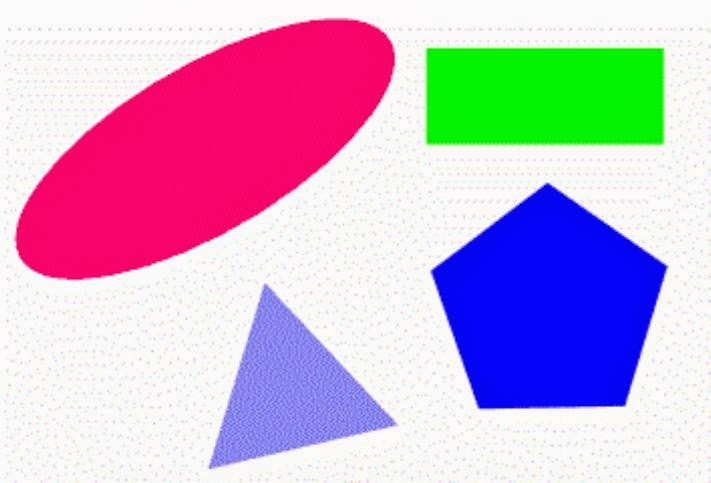
//> input picture OpenCV/image.jpg, 711 x 483 px
$ ./bug3847_main   (built with g++ and OpenCV 4)
//> lines starting //> are read from the running program, lines starting //| are printed output that depends on the picture; after the words box and inside, x2 and y2 are one past the last pixel; in counts of white or black regions, pixels touching at a corner belong together
//Run with bug3487_source.cpp
//Notice, you must pust the image in the correct path

#include <iostream>
#include "opencv2/core/core.hpp"
#include "opencv2/imgproc/imgproc.hpp"
#include "opencv2/highgui/highgui.hpp"

int main(int argc, const char * argv[]) {

    cv::Mat image= cv::imread("../../image.jpg");
//> image is the input picture: 483 rows x 711 cols, CV_8UC3; mean B, G, R 206.8, 176, 200.6

    //Prepare the image for findContours
    cv::cvtColor(image, image, CV_BGR2GRAY);
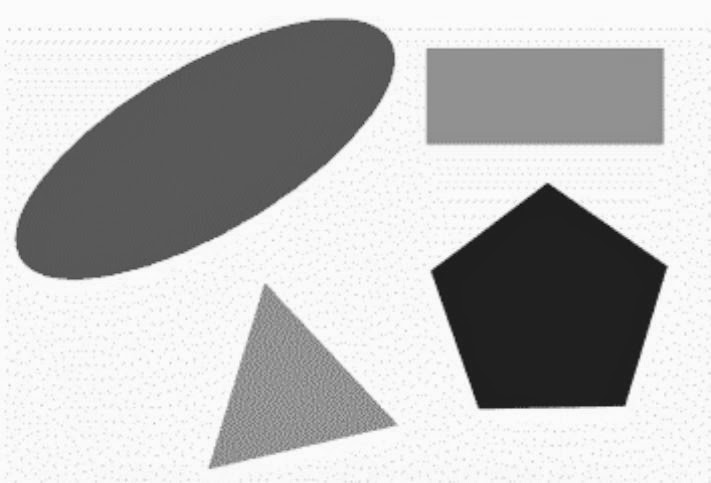
//> image: 483 rows x 711 cols, CV_8UC1; min 22, max 255, mean 186.9
    cv::threshold(image, image, 128, 255, CV_THRESH_BINARY);
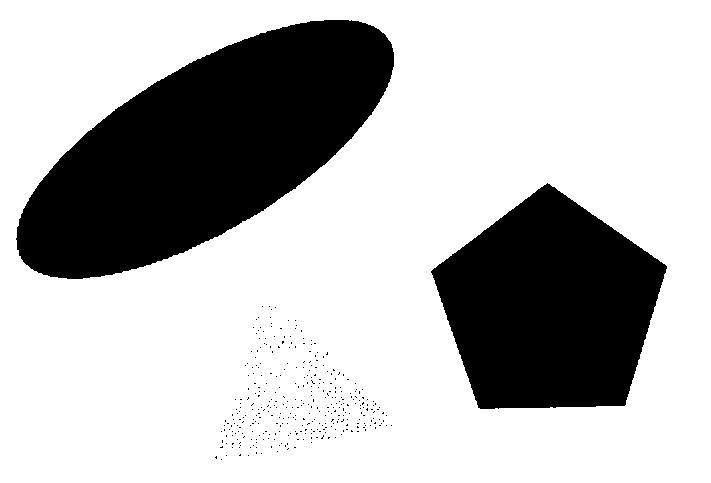
//> image: 483 rows x 711 cols, CV_8UC1; 73.1% white; 351 black regions (349 under 20 px)

    //Find the contours. Use the contourOutput Mat so the original image doesn't get overwritten
    std::vector<std::vector<cv::Point> > contours;
    cv::Mat contourOutput = image.clone();
    cv::findContours( contourOutput, contours, CV_RETR_LIST, CV_CHAIN_APPROX_NONE );
//> contours = 374 contours, 371 with area under 20; largest, box (x1, y1, x2, y2) and area: (0, 0, 711, 483) 342220, (15, 19, 395, 280) 55570, (430, 182, 668, 410) 36978

    return 0;
}
